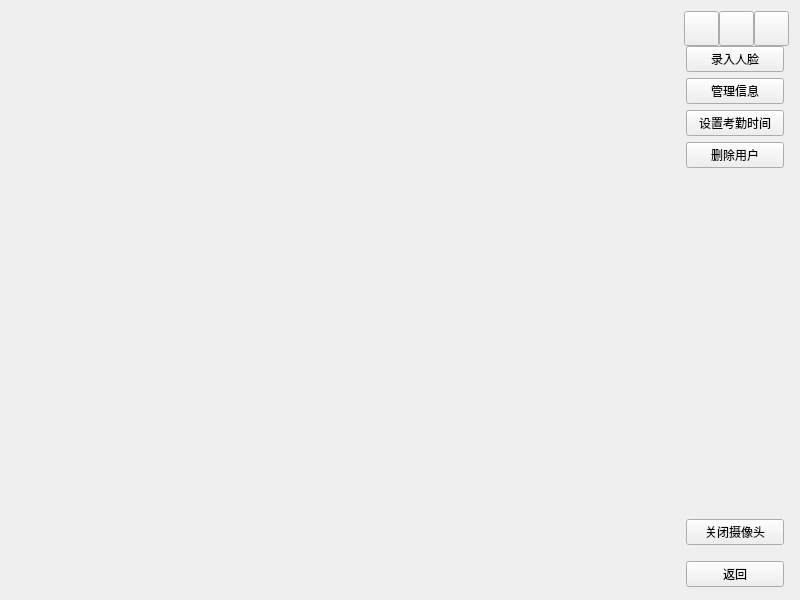
<?xml version="1.0" encoding="UTF-8"?>
<ui version="4.0">
 <class>faceRecongnition</class>
 <widget class="QWidget" name="faceRecongnition">
  <property name="geometry">
   <rect>
    <x>0</x>
    <y>0</y>
    <width>800</width>
    <height>600</height>
   </rect>
  </property>
  <property name="windowTitle">
   <string>Form</string>
  </property>
  <layout class="QGridLayout" name="gridLayout">
   <item row="0" column="0">
    <widget class="QWidget" name="widget" native="true">
     <layout class="QVBoxLayout" name="verticalLayout">
      <property name="spacing">
       <number>0</number>
      </property>
      <property name="leftMargin">
       <number>0</number>
      </property>
      <property name="topMargin">
       <number>0</number>
      </property>
      <property name="rightMargin">
       <number>0</number>
      </property>
      <property name="bottomMargin">
       <number>0</number>
      </property>
      <item>
       <widget class="QWidget" name="widget_title" native="true">
        <property name="maximumSize">
         <size>
          <width>16777215</width>
          <height>35</height>
         </size>
        </property>
        <layout class="QHBoxLayout" name="horizontalLayout_2">
         <property name="spacing">
          <number>0</number>
         </property>
         <property name="leftMargin">
          <number>0</number>
         </property>
         <property name="topMargin">
          <number>0</number>
         </property>
         <property name="rightMargin">
          <number>0</number>
         </property>
         <property name="bottomMargin">
          <number>0</number>
         </property>
         <item>
          <widget class="QLabel" name="icon">
           <property name="minimumSize">
            <size>
             <width>35</width>
             <height>35</height>
            </size>
           </property>
           <property name="maximumSize">
            <size>
             <width>35</width>
             <height>35</height>
            </size>
           </property>
           <property name="text">
            <string/>
           </property>
          </widget>
         </item>
         <item>
          <widget class="QLabel" name="title">
           <property name="text">
            <string/>
           </property>
          </widget>
         </item>
         <item>
          <spacer name="horizontalSpacer">
           <property name="orientation">
            <enum>Qt::Horizontal</enum>
           </property>
           <property name="sizeHint" stdset="0">
            <size>
             <width>619</width>
             <height>20</height>
            </size>
           </property>
          </spacer>
         </item>
         <item>
          <widget class="QPushButton" name="min">
           <property name="minimumSize">
            <size>
             <width>35</width>
             <height>35</height>
            </size>
           </property>
           <property name="maximumSize">
            <size>
             <width>35</width>
             <height>35</height>
            </size>
           </property>
           <property name="text">
            <string/>
           </property>
          </widget>
         </item>
         <item>
          <widget class="QPushButton" name="max">
           <property name="minimumSize">
            <size>
             <width>35</width>
             <height>35</height>
            </size>
           </property>
           <property name="maximumSize">
            <size>
             <width>35</width>
             <height>35</height>
            </size>
           </property>
           <property name="text">
            <string/>
           </property>
          </widget>
         </item>
         <item>
          <widget class="QPushButton" name="close">
           <property name="minimumSize">
            <size>
             <width>35</width>
             <height>35</height>
            </size>
           </property>
           <property name="maximumSize">
            <size>
             <width>35</width>
             <height>35</height>
            </size>
           </property>
           <property name="text">
            <string/>
           </property>
          </widget>
         </item>
        </layout>
       </widget>
      </item>
      <item>
       <widget class="QWidget" name="widget_3" native="true">
        <widget class="QLabel" name="viewFaceImage">
         <property name="geometry">
          <rect>
           <x>0</x>
           <y>0</y>
           <width>677</width>
           <height>545</height>
          </rect>
         </property>
         <property name="text">
          <string/>
         </property>
        </widget>
        <widget class="QWidget" name="button_widget" native="true">
         <property name="geometry">
          <rect>
           <x>675</x>
           <y>0</y>
           <width>98</width>
           <height>541</height>
          </rect>
         </property>
         <layout class="QVBoxLayout" name="verticalLayout_2">
          <item>
           <widget class="QPushButton" name="recordFace">
            <property name="text">
             <string>录入人脸</string>
            </property>
           </widget>
          </item>
          <item>
           <widget class="QPushButton" name="management">
            <property name="text">
             <string>管理信息</string>
            </property>
           </widget>
          </item>
          <item>
           <widget class="QPushButton" name="setTime">
            <property name="text">
             <string>设置考勤时间</string>
            </property>
           </widget>
          </item>
          <item>
           <widget class="QPushButton" name="remove">
            <property name="text">
             <string>删除用户</string>
            </property>
           </widget>
          </item>
          <item>
           <spacer name="verticalSpacer_2">
            <property name="orientation">
             <enum>Qt::Vertical</enum>
            </property>
            <property name="sizeHint" stdset="0">
             <size>
              <width>20</width>
              <height>40</height>
             </size>
            </property>
           </spacer>
          </item>
          <item>
           <widget class="QPushButton" name="closeCap">
            <property name="text">
             <string>关闭摄像头</string>
            </property>
           </widget>
          </item>
          <item>
           <spacer name="verticalSpacer">
            <property name="orientation">
             <enum>Qt::Vertical</enum>
            </property>
            <property name="sizeType">
             <enum>QSizePolicy::Fixed</enum>
            </property>
            <property name="sizeHint" stdset="0">
             <size>
              <width>20</width>
              <height>10</height>
             </size>
            </property>
           </spacer>
          </item>
          <item>
           <widget class="QPushButton" name="returnWidget">
            <property name="text">
             <string>返回</string>
            </property>
           </widget>
          </item>
         </layout>
        </widget>
       </widget>
      </item>
     </layout>
    </widget>
   </item>
  </layout>
 </widget>
 <resources/>
 <connections/>
</ui>
